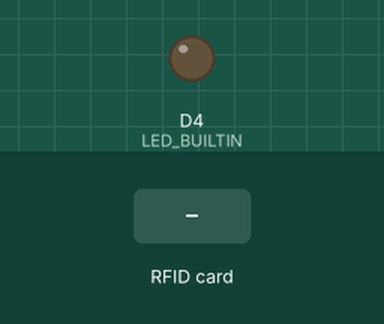
Simulated run of this sketch. Board: ESP8266 (Wemos D1 mini). On the bench: output pins drawn as LEDs (lit = HIGH, except the on-board LED, lit = LOW). The test bench sets the inputs (shaded band). WiFi joins after 1.5 s; servers stay silent unless stated; what the sketch prints to the serial monitor is not drawn.

Above: at 0.0 s.
At 2.7 s:
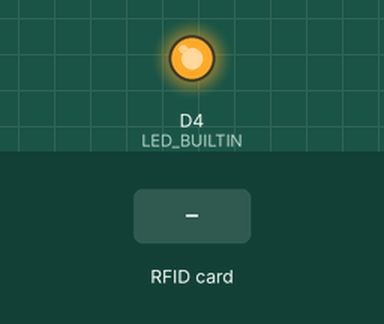
2.8 s: RFID card 5E 7A 19 C4 held to the reader
At 3.3 s:
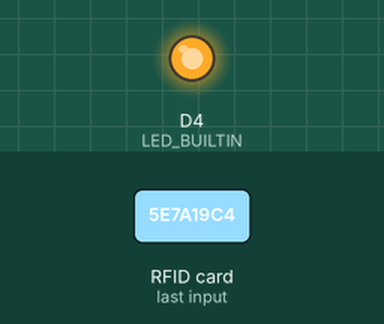
Timing chart, 0 to 5.8 s (numbered marks = the images above; inputs shaded):
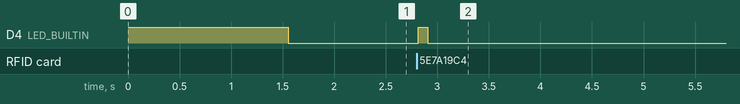

The sketch:

RFID-UDP.ino
```cpp
/*
 * ----------------------------------------------------------------------
 * Program to read NUID from a PICC to serial and via UDP (WiFi)
 * ----------------------------------------------------------------------
 * Wunni
 *
 * RC522 Interfacing with NodeMCU / ESP8266 / ESP D1mini
 *
 * Typical pin layout used:
 * ----------------------------------
 *             MFRC522      Node
 *             Reader/PCD   MCU            ESP8266    D1mini
 * Signal      Pin          Pin
 * ----------------------------------
 * RST/Reset   RST          D1 (GPIO5)        D4        D0
 * SPI SS      SDA(SS)      D2 (GPIO4)        D8        D8
 * SPI MOSI    MOSI         D7 (GPIO13)
 * SPI MISO    MISO         D6 (GPIO12)
 * SPI SCK     SCK          D5 (GPIO14)
 * 3.3V        3.3V         3.3V
 * GND         GND          GND
 */

#include <SPI.h>
#include <MFRC522.h>
#include <ESP8266WiFi.h>
#include <WiFiUdp.h>

const char* ssid = "???????";           // ?SSID
const char* password = "???????";       // ?Pasword
//constexpr uint8_t RST_PIN = 5;         // Configurable, see typical pin layout above
//constexpr uint8_t SS_PIN = 4;           // Configurable, see typical pin layout above
#define RST_PIN         D0                   // Configurable, see typical pin layout above
#define SS_PIN          D8                    // Configurable, see typical pin layout above
MFRC522 rfid(SS_PIN, RST_PIN);      // Instance of the class
unsigned long cardId = 0;

//#define LED_RED D0 //D3
//#define LED_GREEN D3 //D4  D0

WiFiUDP Udp;
unsigned int localUdpPort = 7002;  // local port to listen on


void setup()
{
  Serial.begin(115200);
  SPI.begin(); // Init SPI bus
  // LED ansteuerung
  pinMode(LED_BUILTIN, OUTPUT);
 digitalWrite(LED_BUILTIN, HIGH);
//  pinMode(LED_GREEN, OUTPUT);
//  pinMode(LED_RED, OUTPUT);
//  digitalWrite(LED_GREEN, LOW);
//  digitalWrite(LED_RED, LOW);

  rfid.PCD_Init(); // Init MFRC522

  Serial.println("");
  Serial.printf("Connecting to %s ", ssid);
  WiFi.begin(ssid, password);
  while (WiFi.status() != WL_CONNECTED)
  {
    delay(500);
    Serial.print(".");
  }
  Serial.println(" connected");
// digitalWrite(LED_GREEN, HIGH);
digitalWrite(LED_BUILTIN, LOW);
  Udp.begin(localUdpPort);
  Serial.printf("Now listening at IP %s, UDP port %d\n", WiFi.localIP().toString().c_str(), localUdpPort);
}


void loop()
{


  // Look for new cards
  if ( ! rfid.PICC_IsNewCardPresent()) {
    return;
  }
  // Verify if the NUID has been readed
  if ( ! rfid.PICC_ReadCardSerial()) {
    return;
  }
  cardId = getCardId();

  Serial.print("New ");
  Serial.println(cardId);

  char buffer[10];
  sprintf(buffer, "%lu", cardId);
    Udp.beginPacket("192.168.178.65", 1234);            // IP and port of the LOXONE Miniserver
//    Udp.write("Play");
    Udp.write(buffer);
    Udp.endPacket();
  Serial.println("Card");
//   digitalWrite(LED_RED, LOW);
 digitalWrite(LED_BUILTIN, HIGH);
  uint8_t control = 0x00;

  do {
    control = 0;
    for (int i = 0; i < 3; i++) {
      if (!rfid.PICC_IsNewCardPresent()) {
        if (rfid.PICC_ReadCardSerial()) {
          control |= 0x16;
        }

        if (rfid.PICC_ReadCardSerial()) {
          control |= 0x16;
        }

        control += 0x1;
      }

      control += 0x4;
    }

    delay(0);
  } while (control == 13 || control == 14);


  Serial.println("Removed");
//  digitalWrite(LED_RED, HIGH);
digitalWrite(LED_BUILTIN, LOW);
    Udp.beginPacket("192.168.178.65", 1234);            // IP and port of the LOXONE Miniserver
    Udp.write("Stop");
    Udp.endPacket();
  delay(500);

// Halt PICC
  rfid.PICC_HaltA();

// Stop encryption on PCD
  rfid.PCD_StopCrypto1();
//   digitalWrite(LED_GREEN, LOW);
//   digitalWrite(LED_RED, LOW);
}

/**
 * Helper routine to dump a byte array as hex values to Serial.
 */
unsigned long getCardId() {
  byte readCard[4];
  for (int i = 0; i < 4; i++) {
    readCard[i] = rfid.uid.uidByte[i];
  }

  return (unsigned long)readCard[0] << 24
    | (unsigned long)readCard[1] << 16
    | (unsigned long)readCard[2] << 8
    | (unsigned long)readCard[3];
}
```

Measured:
- after the input at 2.8 s, D4 (LED_BUILTIN): LOW → HIGH at once, → LOW 0.09 s later
